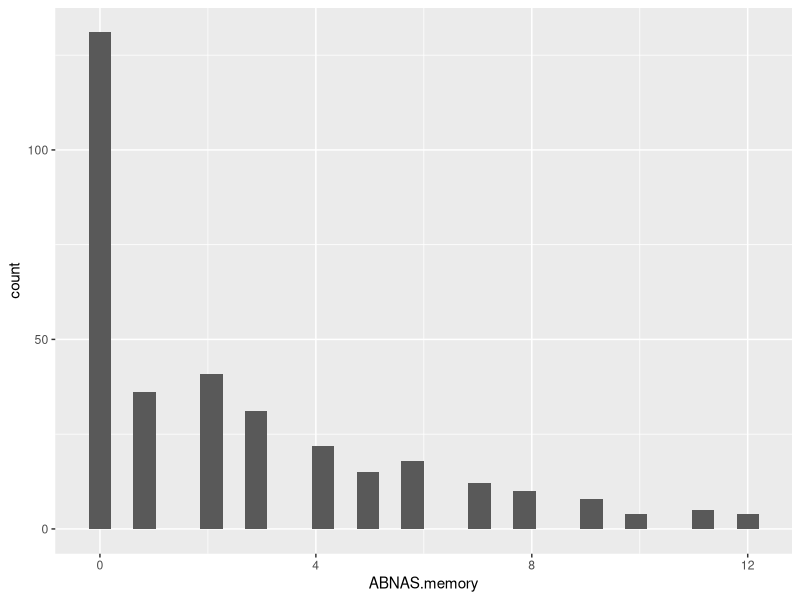

Write the R code that produced this figure.
library(tidyverse)
library(ggplot2)

rm(list=ls(all=TRUE))


##read files
Migraine_data <- read.csv("./Migraine.csv")

Migraine_Pos<-filter(Migraine_data,Migraine==1)
Migraine_Neg<-filter(Migraine_data,Migraine==0)

##CESD

##Sample Size

dim(Migraine_Pos)
dim(Migraine_Neg)

##Location and spead
mean(filter(Migraine_Pos,!is.na(CESD))$CESD)
sd(filter(Migraine_Pos,!is.na(CESD))$CESD)
mean(filter(Migraine_Neg,!is.na(CESD))$CESD)
sd(filter(Migraine_Neg,!is.na(CESD))$CESD)

##number of missing values for each variable
length(filter(Migraine_Pos,is.na(CESD))$CESD)
length(filter(Migraine_Neg,is.na(CESD))$CESD)

##NDDIE
##Location and spead
mean(filter(Migraine_Pos,!is.na(NDDIE))$NDDIE)
sd(filter(Migraine_Pos,!is.na(NDDIE))$NDDIE)
mean(filter(Migraine_Neg,!is.na(NDDIE))$NDDIE)
sd(filter(Migraine_Neg,!is.na(NDDIE))$NDDIE)
##number of missing values for each variable
length(filter(Migraine_Pos,is.na(NDDIE))$NDDIE)
length(filter(Migraine_Neg,is.na(NDDIE))$NDDIE)

##ABNAS memory
##Location and spead
mean(filter(Migraine_Pos,!is.na(ABNAS.memory))$ABNAS.memory)
sd(filter(Migraine_Pos,!is.na(ABNAS.memory))$ABNAS.memory)
mean(filter(Migraine_Neg,!is.na(ABNAS.memory))$ABNAS.memory)
sd(filter(Migraine_Neg,!is.na(ABNAS.memory))$ABNAS.memory)
##number of missing values for each variable
length(filter(Migraine_Pos,is.na(ABNAS.memory))$ABNAS.memory)
length(filter(Migraine_Neg,is.na(ABNAS.memory))$ABNAS.memory)

##ABNAS.language
##Location and spead
mean(filter(Migraine_Pos,!is.na(ABNAS.language))$ABNAS.language)
sd(filter(Migraine_Pos,!is.na(ABNAS.language))$ABNAS.language)
mean(filter(Migraine_Neg,!is.na(ABNAS.language))$ABNAS.language)
sd(filter(Migraine_Neg,!is.na(ABNAS.language))$ABNAS.language)
##number of missing values for each variable
length(filter(Migraine_Pos,is.na(ABNAS.language))$ABNAS.language)
length(filter(Migraine_Neg,is.na(ABNAS.language))$ABNAS.language)

##cutoff 
## NDDIE
length(filter(Migraine_Neg,!is.na(NDDIE),NDDIE>15)$NDDIE)
length(filter(Migraine_Pos,!is.na(NDDIE),NDDIE>15)$NDDIE)
##CESD
length(filter(Migraine_Neg,!is.na(CESD),CESD>15)$CESD)
length(filter(Migraine_Pos,!is.na(CESD),CESD>15)$CESD)

##PLOT
ggplot(Migraine_Neg,aes(x=ABNAS.memory))+geom_histogram()
